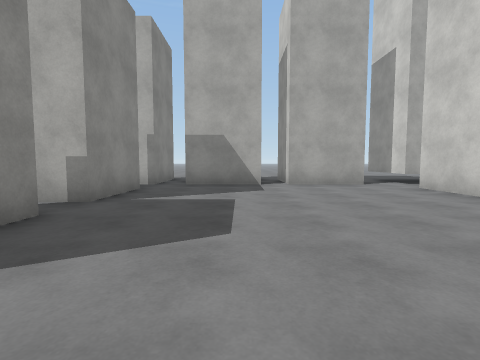
View 1 (above)

24 first-person views from a walk through a Unity game level. The camera is 1.2 m above the floor, tilts 4° down and sees 85° across. The floor is counted in squares, 2 m on a side. Each view is taken from the middle of a square. On the plan, view 1 faces up. The plan holds only what a view shows up to about 9 squares ahead; the rest is blank. The place goes on beyond the plan. The player character is not drawn. Surface patterns are stand-ins for the level's own textures.

View 2
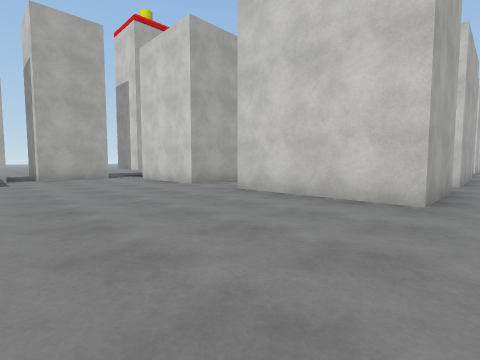

View 3
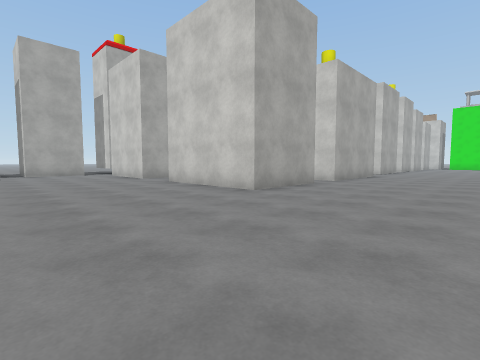

View 4
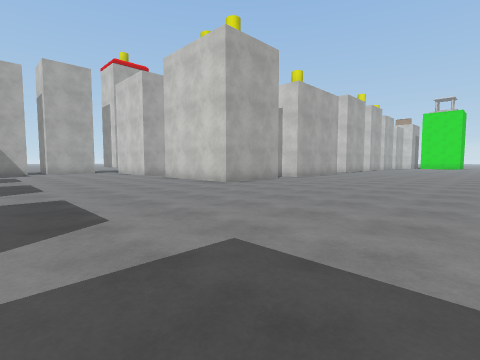

View 5
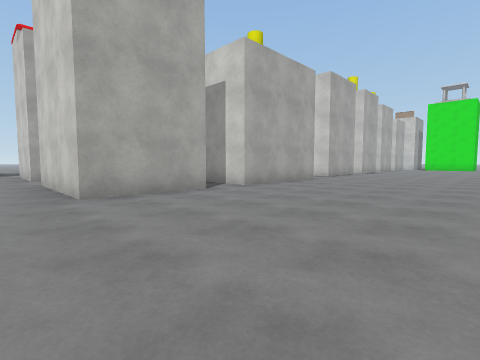

View 6
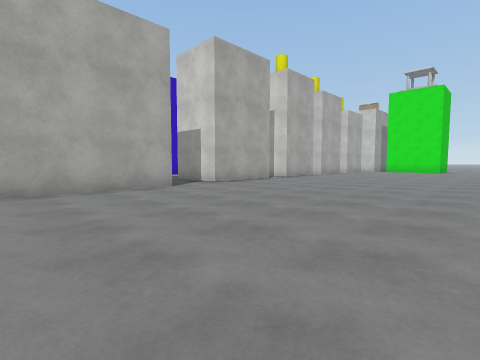

View 7
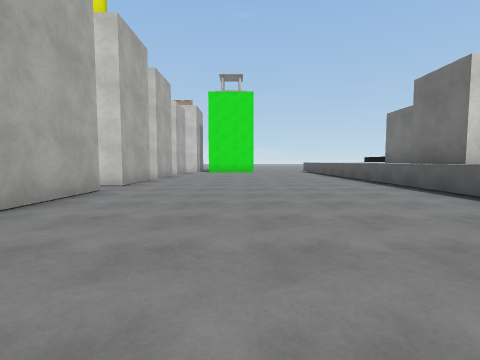

View 8
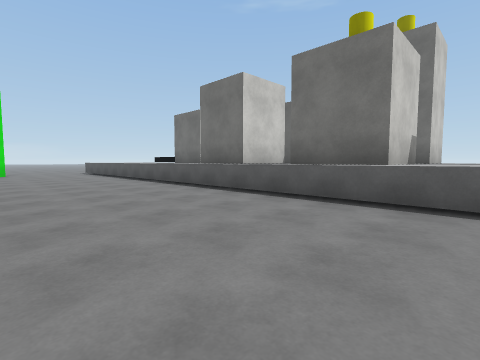

View 9
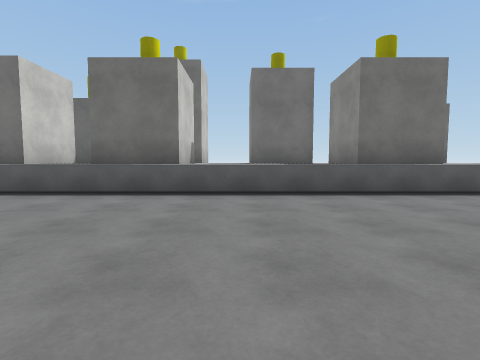

View 10
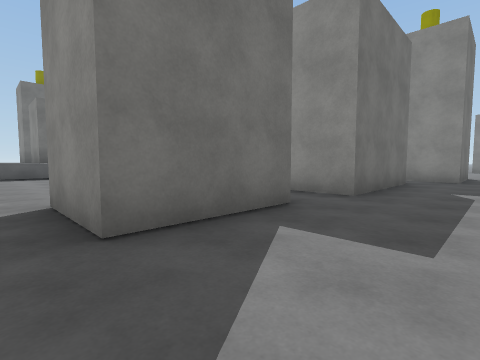

View 11
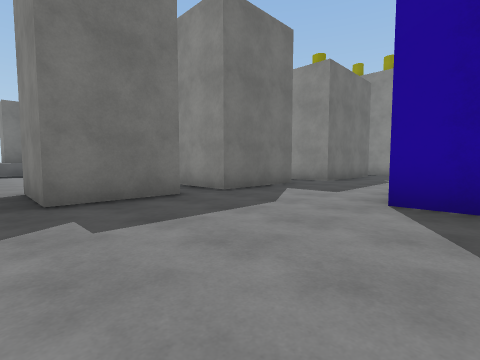

View 12
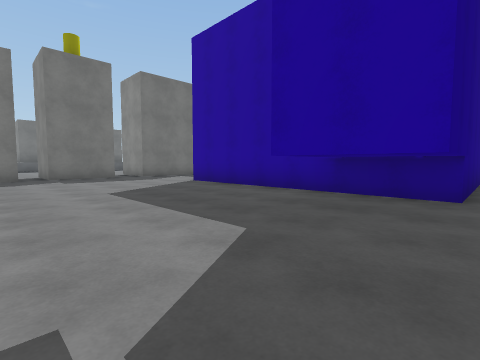

View 13
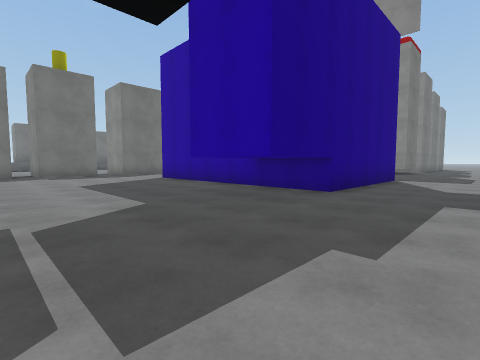

View 14
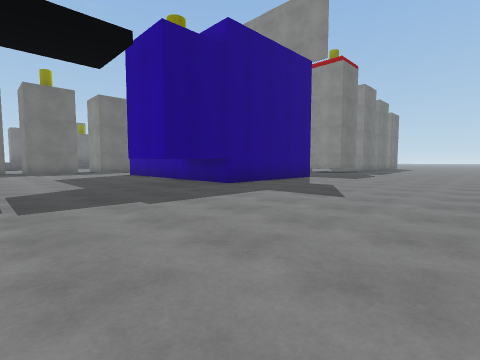

View 15
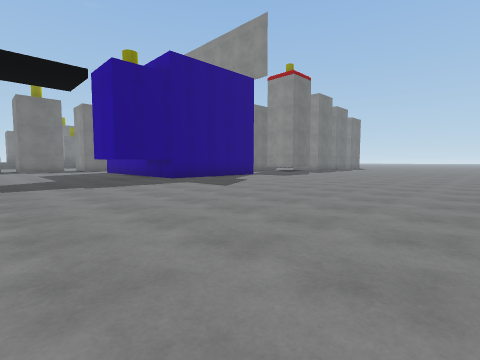

View 16
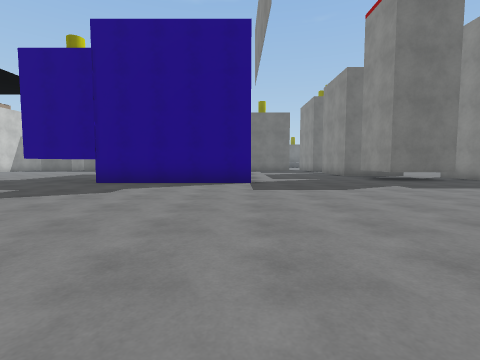

View 17
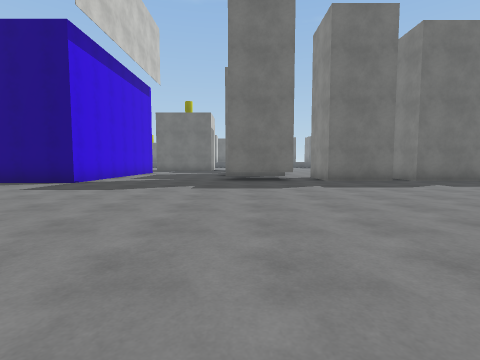

View 18
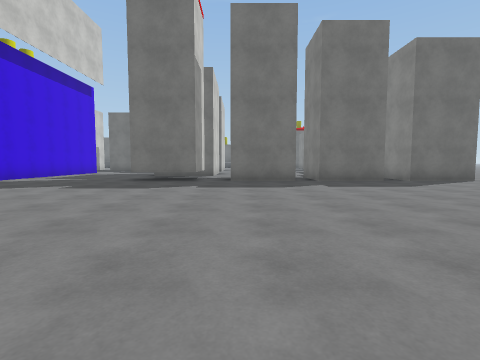

View 19
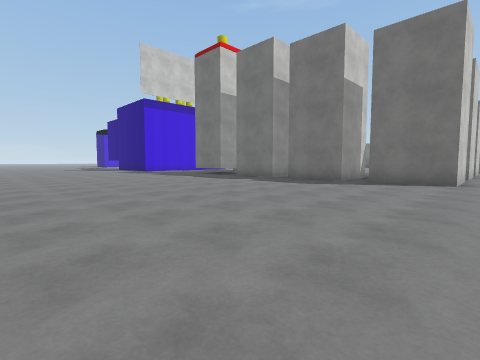

View 20
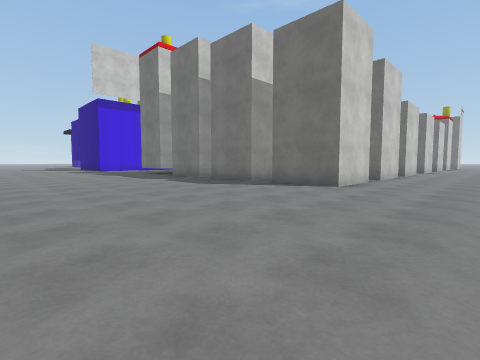

View 21
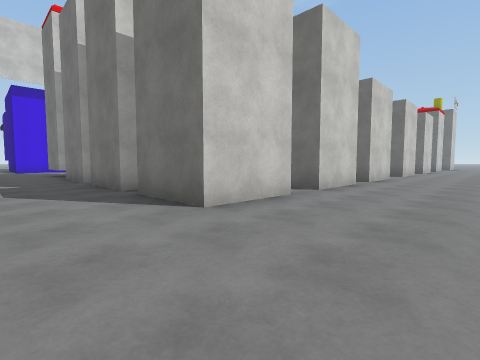

View 22
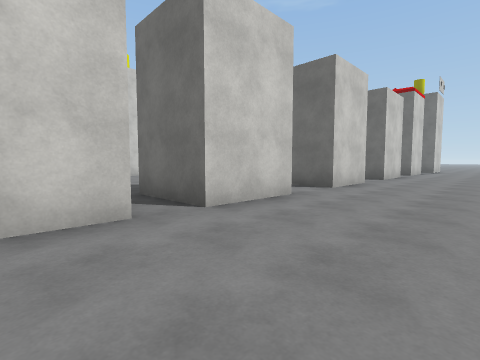

View 23
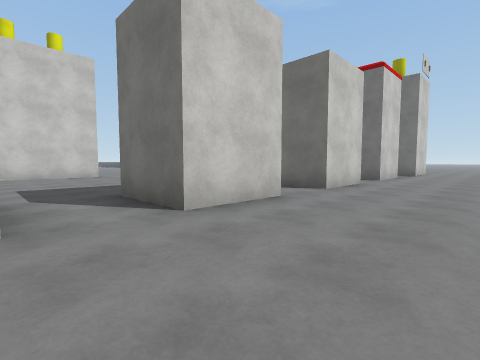

View 24
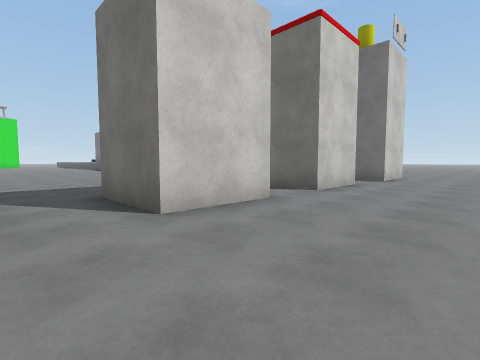

### Floor plan
Key: @ floor where view 1 was taken; # wall or solid block; . floor; ^ raised ledge; O other object.
Columns run from 7 left of view 1 to 21 right of it. Each row starts with its distance up from view 1.
 18                   ..........
 17   .......... . .............
 16   ..........................
 15 ............................
 14 ............................
 13 ............................
 12 ............................
 11 ............................
 10 ............................
  9 ...##.##.##.OO....#####.#...
  8 ...##.##.##.OO....#   ###...
  7 ...##.##.##.O         #.....
  6 ...##......#          #.....
  5 ...##......#          #.....
  4 ...##......#          #.....
  3 ...##......###        #.....
  2 ...# .......................
  1 ...# ......###..............
  0 .......@...###.####.###.##.#
 -1 ...##......# # ####.###.####
 -2 ...#  .....###.####.###.##
 -3 ...# ......................
 -4 ...........................
 -5 ...##.......................
 -6 ...#  .......................
 -7 ....  .......................
 -8 ...OO .......................
 -9 ...O         ^^^^^^^^^^^^^^^
-10 ...O         ^^^  ^^^^^^^^^
-11 ....           ^   ^   ^
-12 ...#           ^   ^   ^
-13  ..#      ^^   ^^^^^   ^^
-14  ..                ^^
-15                    ^
-16                    ^

Positions as (right, up) in squares from view 1, and headings:
1: (0, 0), facing up
2: (0, -3), facing up-right
3: (0, -6), facing up-right
4: (-1, -8), facing up-right
5: (3, -7), facing up-right
6: (8, -8), facing up-right
7: (10, -5), facing right
8: (11, -5), facing down-right
9: (11, -4), facing down
10: (16, 2), facing down-left
11: (19, 4), facing down-left
12: (20, 10), facing down-left
13: (20, 12), facing down-left
14: (20, 15), facing down-left
15: (20, 18), facing down-left
16: (11, 17), facing down
17: (6, 17), facing down
18: (3, 17), facing down
19: (-5, 17), facing down-right
20: (-7, 15), facing down-right
21: (-7, 11), facing down-right
22: (-7, 5), facing down-right
23: (-7, 1), facing down-right
24: (-7, -3), facing down-right
